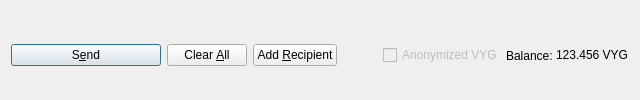
         <widget class="QFrame" name="frame_Send">
          <layout class="QHBoxLayout" name="horizontalLayout">
           <property name="bottomMargin">
            <number>0</number>
           </property>
           <item>
            <widget class="QPushButton" name="sendButton">
             <property name="minimumSize">
              <size>
               <width>150</width>
               <height>0</height>
              </size>
             </property>
             <property name="toolTip">
              <string>Confirm the send action</string>
             </property>
             <property name="text">
              <string>S&amp;end</string>
             </property>
             <property name="icon">
              <iconset resource="../voyage.qrc">
               <normaloff>:/icons/send</normaloff>:/icons/send</iconset>
             </property>
             <property name="autoDefault">
              <bool>false</bool>
             </property>
             <property name="default">
              <bool>true</bool>
             </property>
            </widget>
           </item>
           <item>
            <widget class="QPushButton" name="clearButton">
             <property name="sizePolicy">
              <sizepolicy hsizetype="Minimum" vsizetype="Fixed">
               <horstretch>0</horstretch>
               <verstretch>0</verstretch>
              </sizepolicy>
             </property>
             <property name="toolTip">
              <string>Clear all fields of the form.</string>
             </property>
             <property name="text">
              <string>Clear &amp;All</string>
             </property>
             <property name="icon">
              <iconset resource="../voyage.qrc">
               <normaloff>:/icons/remove</normaloff>:/icons/remove</iconset>
             </property>
             <property name="autoDefault">
              <bool>false</bool>
             </property>
            </widget>
           </item>
           <item>
            <widget class="QPushButton" name="addButton">
             <property name="toolTip">
              <string>Send to multiple recipients at once</string>
             </property>
             <property name="text">
              <string>Add &amp;Recipient</string>
             </property>
             <property name="icon">
              <iconset resource="../voyage.qrc">
               <normaloff>:/icons/add</normaloff>:/icons/add</iconset>
             </property>
             <property name="autoDefault">
              <bool>false</bool>
             </property>
            </widget>
           </item>
           <item>
            <spacer name="horizontalSpacer">
             <property name="orientation">
              <enum>Qt::Horizontal</enum>
             </property>
             <property name="sizeHint" stdset="0">
              <size>
               <width>40</width>
               <height>20</height>
              </size>
             </property>
            </spacer>
           </item>
           <item>
            <layout class="QHBoxLayout" name="horizontalLayout_2">
             <property name="spacing">
              <number>3</number>
             </property>
             <item>
              <widget class="QCheckBox" name="checkzVYG">
               <property name="enabled">
                <bool>false</bool>
               </property>
               <property name="text">
                <string>Anonymized VYG</string>
               </property>
              </widget>
             </item>
             <item>
              <widget class="QLabel" name="label">
               <property name="text">
                <string>Balance:</string>
               </property>
              </widget>
             </item>
             <item>
              <widget class="QLabel" name="labelBalance">
               <property name="sizePolicy">
                <sizepolicy hsizetype="Preferred" vsizetype="Fixed">
                 <horstretch>0</horstretch>
                 <verstretch>0</verstretch>
                </sizepolicy>
               </property>
               <property name="cursor">
                <cursorShape>IBeamCursor</cursorShape>
               </property>
               <property name="text">
                <string notr="true">123.456 VYG</string>
               </property>
               <property name="textInteractionFlags">
                <set>Qt::LinksAccessibleByMouse|Qt::TextSelectableByKeyboard|Qt::TextSelectableByMouse</set>
               </property>
              </widget>
             </item>
            </layout>
           </item>
          </layout>
         </widget>
